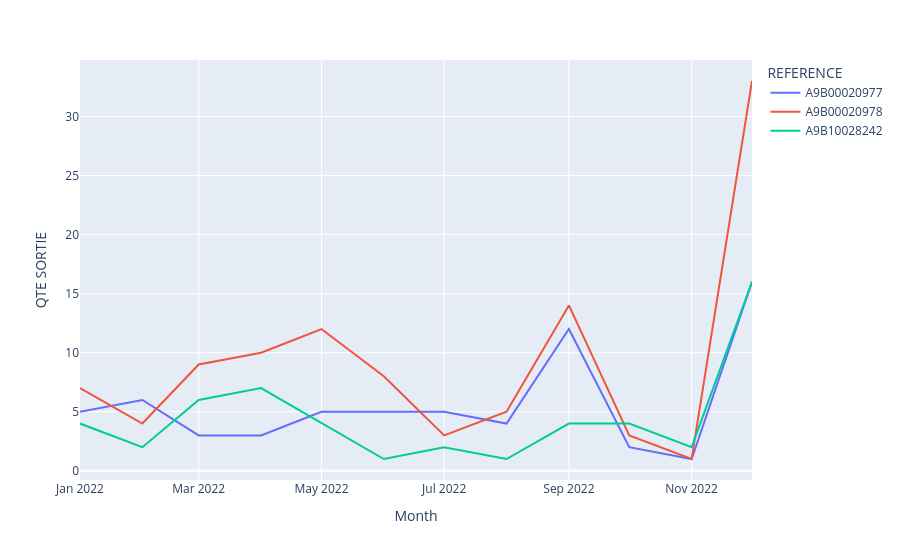

The notebook cell saved with this chart:
### Code cell
refs = [
    "A9B00020977",
    "A9B00020978",
    "A9B10028242",
]
df = parts_cumul.groupby(["Mois", "REFERENCE"]).sum().reset_index().query("REFERENCE.isin(@refs)")

# Create a dictionary mapping the French month abbreviation to the corresponding month number
month_dict = {
    "JANVIER": 1,
    "FEVRIER": 2,
    "MARS": 3,
    "AVRIL": 4,
    "MAI": 5,
    "JUIN": 6,
    "JUILLET": 7,
    "AOUT": 8,
    "SEPTEMBRE": 9,
    "OCTOBRE": 10,
    "NOVEMBRE": 11,
    "DECEMBRE": 12,
}

# Use the map function to map the French month abbreviation to the corresponding month number
df["Month"] = df["Mois"].map(month_dict)

# Then, use the apply function to convert the column to a string in the format "yyyy-mm"
df["Month"] = df.apply(lambda x: f"2022-{x.Month:02d}", axis=1)

# Finally, use the to_period function to convert the column to a period column
# Finally, use the to_datetime function to convert the column to a datetime column
# df["Month"] = pd.to_datetime(df["Month"], format="%Y-%m")
df.reset_index(drop=True, inplace=True)
df.sort_values("Month", inplace=True)
# df
# df = df.apply(
#     lambda x: x.str.encode("utf-8", "replace").str.decode("utf-8") if x.dtype == "object" else x
# )
fig = px.line(df, x="Month", y="QTE SORTIE", color="REFERENCE")

fig.show()

### Figure 1 — Plotly figure (JSON) as saved in the notebook; plotly's stock layout.template omitted (floating-point values rounded to 4 significant figures)
{"data": [{"hovertemplate": "REFERENCE=A9B00020977<br>Month=%{x}<br>QTE SORTIE=%{y}<extra></extra>", "legendgroup": "A9B00020977", "line": {"color": "#636efa", "dash": "solid"}, "marker": {"symbol": "circle"}, "mode": "lines", "name": "A9B00020977", "orientation": "v", "showlegend": true, "type": "scatter", "x": ["2022-01", "2022-02", "2022-03", "2022-04", "2022-05", "2022-06", "2022-07", "2022-08", "2022-09", "2022-10", "2022-11", "2022-12"], "xaxis": "x", "y": [5, 6, 3, 3, 5, 5, 5, 4, 12, 2, 1, 16], "yaxis": "y"}, {"hovertemplate": "REFERENCE=A9B00020978<br>Month=%{x}<br>QTE SORTIE=%{y}<extra></extra>", "legendgroup": "A9B00020978", "line": {"color": "#EF553B", "dash": "solid"}, "marker": {"symbol": "circle"}, "mode": "lines", "name": "A9B00020978", "orientation": "v", "showlegend": true, "type": "scatter", "x": ["2022-01", "2022-02", "2022-03", "2022-04", "2022-05", "2022-06", "2022-07", "2022-08", "2022-09", "2022-10", "2022-11", "2022-12"], "xaxis": "x", "y": [7, 4, 9, 10, 12, 8, 3, 5, 14, 3, 1, 33], "yaxis": "y"}, {"hovertemplate": "REFERENCE=A9B10028242<br>Month=%{x}<br>QTE SORTIE=%{y}<extra></extra>", "legendgroup": "A9B10028242", "line": {"color": "#00cc96", "dash": "solid"}, "marker": {"symbol": "circle"}, "mode": "lines", "name": "A9B10028242", "orientation": "v", "showlegend": true, "type": "scatter", "x": ["2022-01", "2022-02", "2022-03", "2022-04", "2022-06", "2022-07", "2022-08", "2022-09", "2022-10", "2022-11", "2022-12"], "xaxis": "x", "y": [4, 2, 6, 7, 1, 2, 1, 4, 4, 2, 16], "yaxis": "y"}], "layout": {"legend": {"title": {"text": "REFERENCE"}, "tracegroupgap": 0}, "margin": {"t": 60}, "xaxis": {"anchor": "y", "domain": [0, 1], "title": {"text": "Month"}}, "yaxis": {"anchor": "x", "domain": [0, 1], "title": {"text": "QTE SORTIE"}}}}
